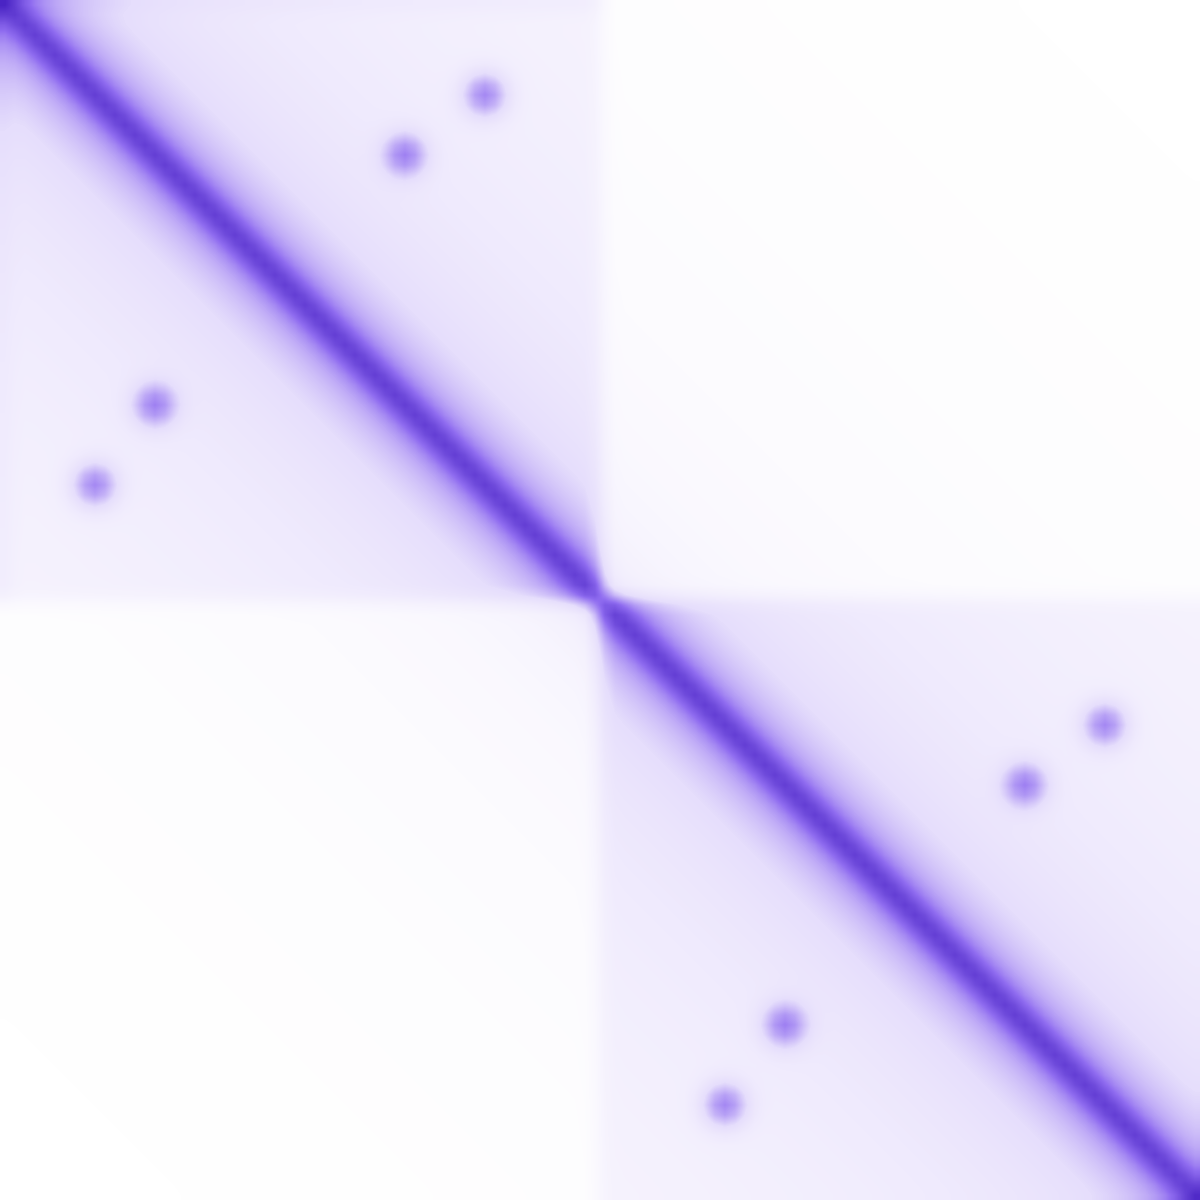

Write the Python code that produced this figure.
"""Cartoon Hi-C map for the TAD figure: decay along the diagonal, two domains, corner loop dots, a stripe."""
import numpy as np
from scipy.ndimage import gaussian_filter
import matplotlib
matplotlib.use("Agg")
import matplotlib.pyplot as plt
from matplotlib.colors import LinearSegmentedColormap

N, T = 120, 60                                           # bins, TAD boundary
i, j = np.meshgrid(np.arange(N), np.arange(N))
d = np.abs(i - j) + 1.0
same = (i < T) == (j < T)
M = np.where(same, 1.0, 0.22) * d ** -0.75
M = M / M.max()
for a, b in [(9, 48), (72, 110), (15, 40), (78, 102)]:   # loop dots (symmetric)
    for p, q in ((a, b), (b, a)):
        M += 0.45 * np.exp(-((i - p) ** 2 + (j - q) ** 2) / 3)
M[:T, 0] += 0.03; M[0, :T] += 0.03                      # a faint stripe along the first anchor
M = gaussian_filter(M, 0.8)
cmap = LinearSegmentedColormap.from_list("ls", ["#ffffff", "#e6defc", "#8f6cf0", "#4a24c4"])
fig = plt.figure(figsize=(4, 4), dpi=300)
ax = fig.add_axes([0, 0, 1, 1])
ax.imshow(np.clip(M, 0, 1) ** 0.6, cmap=cmap, interpolation="bilinear")
ax.axis("off")
fig.savefig(__file__.replace("tad_map.py", "tad_map.png"), facecolor="white")
